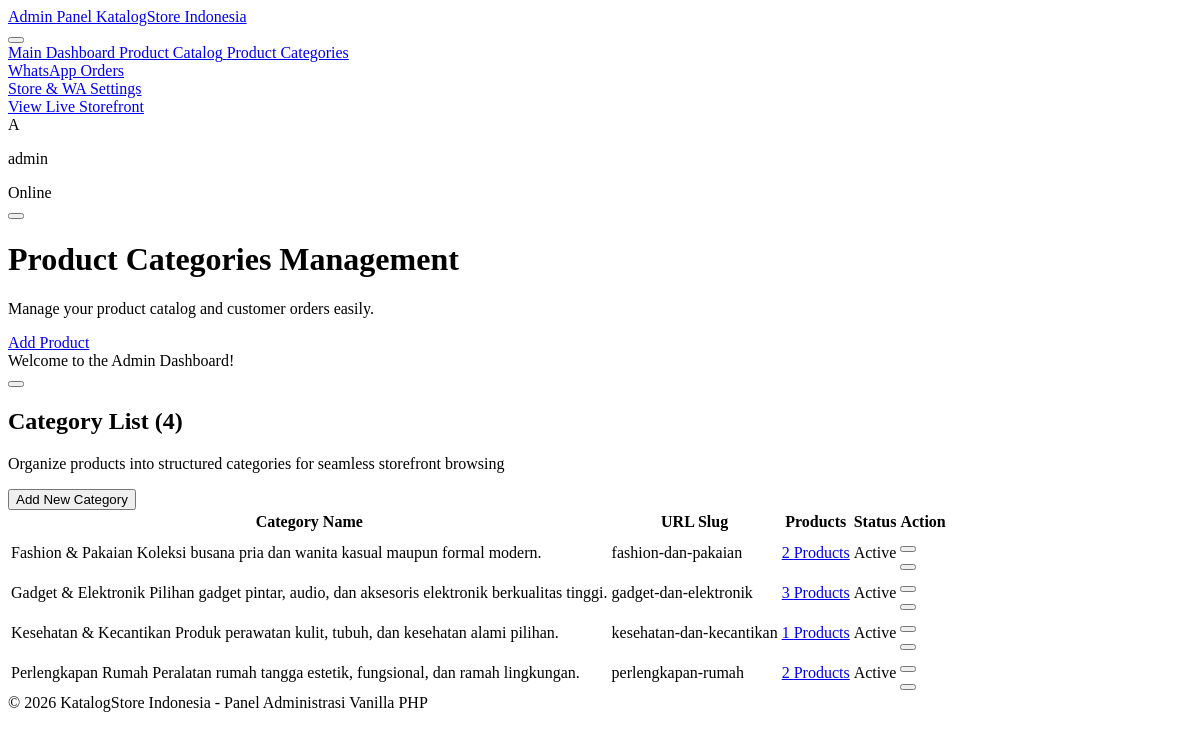
/admin/categories.php (signed in), run on an earlier commit of the app's database.
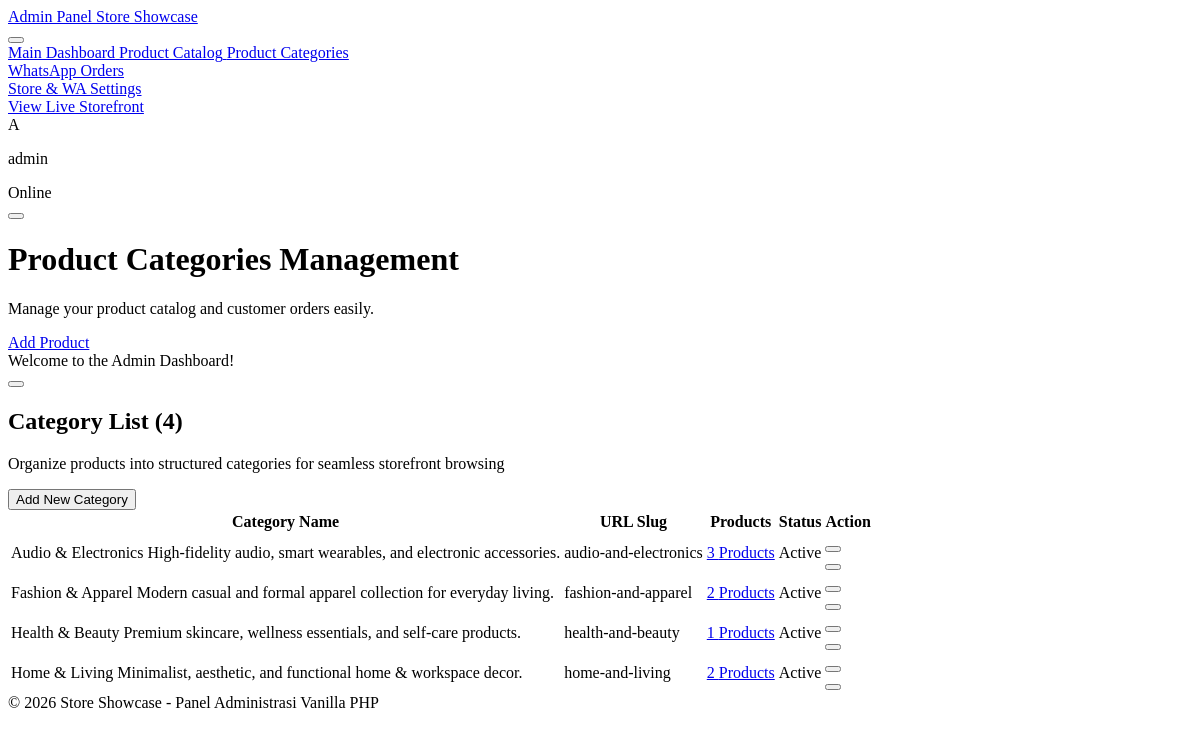
And on a later commit of the database.
### tables this page shows
CREATE TABLE IF NOT EXISTS `categories` (
  `id` INT AUTO_INCREMENT PRIMARY KEY,
  `name` VARCHAR(100) NOT NULL,
  `slug` VARCHAR(120) NOT NULL UNIQUE,
  `description` TEXT NULL,
  `image` VARCHAR(255) NULL,
  `is_active` TINYINT(1) DEFAULT 1,
  `created_at` TIMESTAMP DEFAULT CURRENT_TIMESTAMP
);

### helpers/format.php (called while the page is built, shortened)
<?php
function sanitize(?string $str): string {
    return htmlspecialchars(trim($str), ENT_QUOTES, 'UTF-8');
}

### config/app.php (called while the page is built, shortened)
<?php
require_once __DIR__ . '/theme.php';
function base_url(string $path = ''): string {
    $protocol = (!empty($_SERVER['HTTPS']) && $_SERVER['HTTPS'] !== 'off' || (isset($_SERVER['SERVER_PORT']) && $_SERVER['SERVER_PORT'] == 443)) ? "https://" : "http://";
    $host = $_SERVER['HTTP_HOST'] ?? 'localhost';
    $docRoot = str_replace('\\', '/', $_SERVER['DOCUMENT_ROOT'] ?? '');
    $baseDir = str_replace($docRoot, '', dirname(__DIR__));
    $baseDir = trim($baseDir, '/');
    $baseUrl = $protocol . $host . ($baseDir ? '/' . $baseDir : '');
    return rtrim($baseUrl, '/') . '/' . ltrim($path, '/');
}

### admin/categories.php (the view, shortened to what the rows shown need)
<?php
require_once __DIR__ . '/../config/app.php';
require_once __DIR__ . '/../helpers/format.php';
$db = getDB();
$categories = [];
if ($db) {
    $sql = "SELECT c.*, COUNT(p.id) as product_count
            FROM categories c
            LEFT JOIN products p ON c.id = p.category_id
            GROUP BY c.id
            ORDER BY c.name ASC";
    $stmt = $db->query($sql);
    $categories = $stmt->fetchAll();
}
require_once __DIR__ . '/includes/admin_header.php';
?>
<div class="space-y-6" x-data="{
    modalOpen: false,
    modalTitle: 'Add New Category',
    modalAction: 'create',
    catId: 0,
    catName: '',
    catDesc: '',
    catActive: true,
    openAdd() {
        this.modalTitle = 'Add New Category';
        this.modalAction = 'create';
        this.catId = 0;
        this.catName = '';
        this.catDesc = '';
        this.catActive = true;
        this.modalOpen = true;
    },
    openEdit(cat) {
        this.modalTitle = 'Edit Category: ' + cat.name;
        this.modalAction = 'update';
        this.catId = cat.id;
        this.catName = cat.name;
        this.catDesc = cat.description || '';
        this.catActive = cat.is_active == 1;
        this.modalOpen = true;
    }
}">
    <div class="bg-white p-6 rounded-card border border-slate-200/80 flex flex-col sm:flex-row sm:items-center justify-between gap-4">
        <div>
            <h2 class="text-base font-extrabold text-slate-900 tracking-tight">Category List (<?= count($categories) ?>)</h2>
        </div>
    </div>
    <div class="bg-white rounded-card border border-slate-200/80 overflow-hidden">
        <?php if (empty($categories)): ?>
            <?= ui_empty_state('No Categories Found', 'There are no categories yet. Please add your first product category.', [
                'icon'       => 'tag',
                'actionHtml' => '<button type="button" @click="openAdd()" class="px-5 py-2 rounded-btn bg-brand-600 hover:bg-brand-700 text-white font-bold text-xs apple-tap">Add Category</button>'
            ]) ?>
        <?php else: ?>
            <div class="overflow-x-auto">
                <table class="w-full text-left text-xs">
                    <thead class="bg-slate-50 border-b border-slate-100 text-slate-400 font-bold uppercase tracking-wider">
                        <tr>
                            <th class="px-6 py-4">Category Name</th>
                            <th class="px-6 py-4">URL Slug</th>
                            <th class="px-6 py-4">Products</th>
                            <th class="px-6 py-4">Status</th>
                            <th class="px-6 py-4 text-right">Action</th>
                        </tr>
                    </thead>
                    <tbody class="divide-y divide-slate-100">
                        <?php foreach ($categories as $cat): ?>
                            <tr class="hover:bg-slate-50/70 transition">
                                <td class="px-6 py-4">
                                    <span class="font-bold text-slate-900 block tracking-tight"><?= sanitize($cat['name']) ?></span>
                                    <?php if (!empty($cat['description'])): ?>
                                        <span class="text-[11px] text-slate-400 block max-w-sm truncate"><?= sanitize($cat['description']) ?></span>
                                    <?php endif; ?>
                                </td>
                                <td class="px-6 py-4 font-mono text-slate-500 text-[11px]">
                                    <?= sanitize($cat['slug']) ?>
                                </td>
                                <td class="px-6 py-4">
                                    <a href="<?= base_url('admin/products.php?category=' . $cat['id']) ?>" class="inline-flex items-center gap-1.5 px-2.5 py-1 rounded-badge bg-brand-50 text-brand-700 font-bold text-[11px] border border-brand-200/80 hover:bg-brand-100 transition apple-tap">
                                        <span><?= $cat['product_count'] ?> Products</span>
                                    </a>
                                </td>
                                <td class="px-6 py-4">
                                    <?= ui_badge($cat['is_active'] ? 'Active' : 'Inactive', $cat['is_active'] ? 'brand' : 'neutral', ['dot' => true]) ?>
                                </td>
                                <td class="px-6 py-4 text-right">
                                    <div class="flex items-center justify-end gap-2">
                                        <button
                                            type="button"
                                            @click='openEdit(<?= json_encode($cat) ?>)'
                                            class="p-2 rounded-btn bg-slate-100 hover:bg-brand-50 hover:text-brand-600 text-slate-700 font-bold transition border border-slate-200/80 apple-tap"
                                            title="Edit Category">
                                        </button>
                                        <form action="<?= base_url('admin/categories.php') ?>" method="POST" onsubmit="return confirm('Are you sure you want to delete this category?')">
                                            <button type="submit" class="p-2 rounded-btn bg-slate-100 hover:bg-rose-50 hover:text-rose-600 text-slate-700 font-bold transition border border-slate-200/80 apple-tap" title="Delete Category">
                                            </button>
                                        </form>
                                    </div>
                                </td>
                            </tr>
                        <?php endforeach; ?>
                    </tbody>
                </table>
            </div>
        <?php endif; ?>
    </div>
</div>
<?php require_once __DIR__ . '/includes/admin_footer.php'; ?>

### ui/badge.php (shortened to what the rows shown need)
<?php
if (!function_exists('ui_badge')) {
    function ui_badge(string $label, string $variant = 'brand', array $options = []): string {
        $dot      = !empty($options['dot']);
        $pulse    = !empty($options['pulse']);
        $icon     = $options['icon'] ?? null;
        $size     = $options['size'] ?? 'md';
        $rounded  = $options['rounded'] ?? 'badge';
        $extraCls = $options['class'] ?? '';
        $variants = [
            'brand'   => 'bg-brand-50 text-brand-700 border-brand-200/80',
            'neutral' => 'bg-slate-100 text-slate-700 border-slate-200/80',
            'success' => 'bg-emerald-50 text-emerald-700 border-emerald-200/80',
            'warning' => 'bg-amber-50 text-amber-800 border-amber-200/80',
            'danger'  => 'bg-rose-50 text-rose-700 border-rose-200/80',
            'info'    => 'bg-sky-50 text-sky-700 border-sky-200/80',
            'dark'    => 'bg-slate-900 text-white border-slate-800',
            'glass'   => 'bg-white/70 backdrop-blur-md text-slate-800 border-white/60',
        ];
        $vStyle = $variants[$variant] ?? $variants['brand'];
        $sizeCls = match($size) {
            'sm' => 'px-2 py-0.5 text-[10px] gap-1',
            'lg' => 'px-3 py-1.5 text-xs gap-2',
            default => 'px-2.5 py-1 text-xs gap-1.5',
        };
        $radiusCls = ($rounded === 'full' || $rounded === 'pill') ? 'rounded-full' : 'rounded-badge';
        $dotHtml = '';
        if ($dot) {
            $dotColor = match($variant) {
                'neutral' => 'bg-slate-400',
                'success' => 'bg-emerald-500',
                'warning' => 'bg-amber-500',
                'danger'  => 'bg-rose-500',
                'info'    => 'bg-sky-500',
                'dark'    => 'bg-brand-400',
                default   => 'bg-brand-500',
            };
            $pulseCls = $pulse ? 'animate-pulse' : '';
            $dotHtml = "<span class=\"w-1.5 h-1.5 rounded-full $dotColor $pulseCls flex-shrink-0\"></span>";
        }
        $iconHtml = $icon ? ui_icon($icon, 'text-xs flex-shrink-0') : '';
        return "<span class=\"inline-flex items-center font-semibold tracking-tight border select-none $radiusCls $vStyle $sizeCls $extraCls\">$dotHtml$iconHtml<span>" . sanitize($label) . "</span></span>";
    }
}

What changed in the data, as far as the page shows it:
changed categories: name "Gadget & Elektronik" → "Audio & Electronics"; description "Pilihan gadget pintar, audio, dan aksesoris elektronik berkualitas tinggi." → "High-fidelity audio, smart wearables, and electronic accessories."; slug "gadget-dan-elektronik" → "audio-and-electronics"; moves up the list
changed categories: name "Fashion & Pakaian" → "Fashion & Apparel"; description "Koleksi busana pria dan wanita kasual maupun formal modern." → "Modern casual and formal apparel collection for everyday living."; slug "fashion-dan-pakaian" → "fashion-and-apparel"
changed categories: name "Kesehatan & Kecantikan" → "Health & Beauty"; description "Produk perawatan kulit, tubuh, dan kesehatan alami pilihan." → "Premium skincare, wellness essentials, and self-care products."; slug "kesehatan-dan-kecantikan" → "health-and-beauty"
changed categories: name "Perlengkapan Rumah" → "Home & Living"; description "Peralatan rumah tangga estetik, fungsional, dan ramah lingkungan." → "Minimalist, aesthetic, and functional home & workspace decor."; slug "perlengkapan-rumah" → "home-and-living"
Also different on the page:
$settings['store_name']: "KatalogStore Indonesia" → "Store Showcase"
get_settings()['store_name']: "KatalogStore Indonesia" → "Store Showcase"
